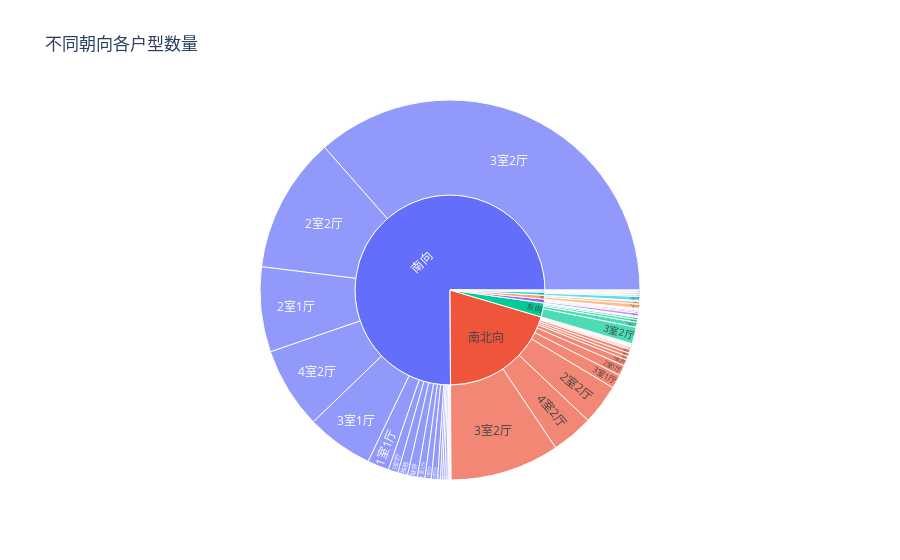

Notebook cell for this chart:
### Code cell
fig = px.sunburst(df.groupBy("Direction","huxing").count().toPandas(),path=['Direction','huxing'],values='count',title="不同朝向各户型数量")
fig.show()

### Figure 1 — Plotly figure (JSON) as saved in the notebook; plotly's stock layout.template omitted (floating-point values rounded to 4 significant figures)
{"data": [{"branchvalues": "total", "domain": {"x": [0, 1], "y": [0, 1]}, "hovertemplate": "labels=%{label}<br>count=%{value}<br>parent=%{parent}<br>id=%{id}<extra></extra>", "ids": ["东南向/1室0厅", "东向/1室0厅", "北向/1室0厅", "南北向/1室0厅", "南向/1室0厅", "北向/1室1厅", "南北向/1室1厅", "南向/1室1厅", "西向/1室1厅", "北向/1室2厅", "南北向/1室2厅", "南向/1室2厅", "东北向/2室0厅", "南向/2室0厅", "东北向/2室1厅", "东向/2室1厅", "北向/2室1厅", "南北向/2室1厅", "南向/2室1厅", "东向/2室2厅", "北向/2室2厅", "南北向/2室2厅", "南向/2室2厅", "西南向/2室2厅", "南向/3室0厅", "西向/3室0厅", "南北向/3室1厅", "南向/3室1厅", "东南向/3室2厅", "东向/3室2厅", "北向/3室2厅", "南北向/3室2厅", "南向/3室2厅", "西南向/3室2厅", "西向/3室2厅", "南北向/3室3厅", "南向/3室3厅", "南向/4室0厅", "南北向/4室1厅", "南向/4室1厅", "东向/4室2厅", "南北向/4室2厅", "南向/4室2厅", "南北向/4室3厅", "南向/4室3厅", "南北向/4室4厅", "南向/4室4厅", "南北向/5室1厅", "东南向/5室2厅", "南北向/5室2厅", "南向/5室2厅", "南向/6室2厅", "南北向/6室3厅", "南北向/6室4厅", "南向/双拼", "东向/独栋", "南向/独栋", "南向/联排", "东北向", "东南向", "东向", "北向", "南北向", "南向", "西南向", "西向"], "labels": ["1室0厅", "1室0厅", "1室0厅", "1室0厅", "1室0厅", "1室1厅", "1室1厅", "1室1厅", "1室1厅", "1室2厅", "1室2厅", "1室2厅", "2室0厅", "2室0厅", "2室1厅", "2室1厅", "2室1厅", "2室1厅", "2室1厅", "2室2厅", "2室2厅", "2室2厅", "2室2厅", "2室2厅", "3室0厅", "3室0厅", "3室1厅", "3室1厅", "3室2厅", "3室2厅", "3室2厅", "3室2厅", "3室2厅", "3室2厅", "3室2厅", "3室3厅", "3室3厅", "4室0厅", "4室1厅", "4室1厅", "4室2厅", "4室2厅", "4室2厅", "4室3厅", "4室3厅", "4室4厅", "4室4厅", "5室1厅", "5室2厅", "5室2厅", "5室2厅", "6室2厅", "6室3厅", "6室4厅", "双拼", "独栋", "独栋", "联排", "东北向", "东南向", "东向", "北向", "南北向", "南向", "西南向", "西向"], "name": "", "parents": ["东南向", "东向", "北向", "南北向", "南向", "北向", "南北向", "南向", "西向", "北向", "南北向", "南向", "东北向", "南向", "东北向", "东向", "北向", "南北向", "南向", "东向", "北向", "南北向", "南向", "西南向", "南向", "西向", "南北向", "南向", "东南向", "东向", "北向", "南北向", "南向", "西南向", "西向", "南北向", "南向", "南向", "南北向", "南向", "东向", "南北向", "南向", "南北向", "南向", "南北向", "南向", "南北向", "东南向", "南北向", "南向", "南向", "南北向", "南北向", "南向", "东向", "南向", "南向", "", "", "", "", "", "", "", ""], "type": "sunburst", "values": [1, 1, 1, 1, 9, 4, 5, 31, 1, 1, 1, 11, 2, 9, 1, 3, 2, 15, 122, 7, 2, 58, 195, 2, 14, 4, 20, 96, 6, 24, 1, 157, 615, 1, 6, 2, 1, 2, 5, 3, 4, 60, 117, 5, 3, 1, 1, 1, 2, 9, 4, 2, 2, 1, 3, 1, 14, 14, 3, 9, 40, 11, 343, 1266, 3, 11]}], "layout": {"legend": {"tracegroupgap": 0}, "title": {"text": "不同朝向各户型数量"}}}
